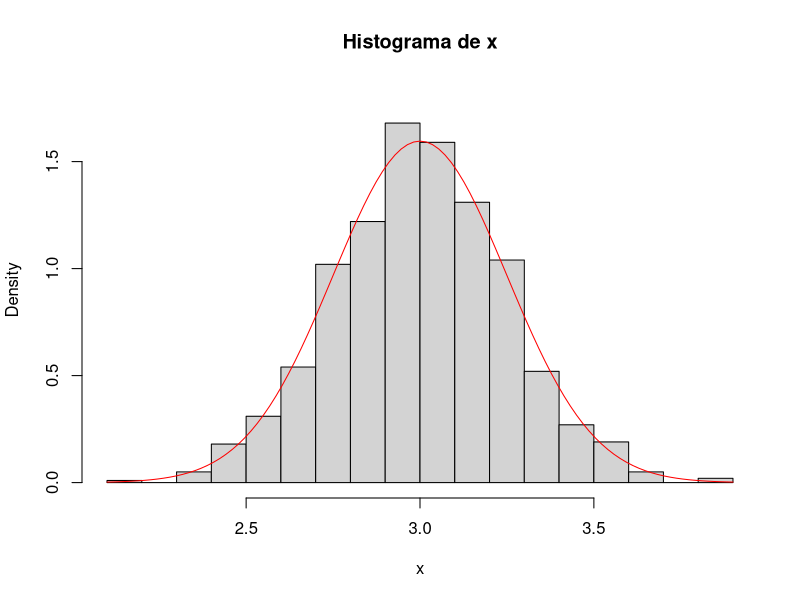
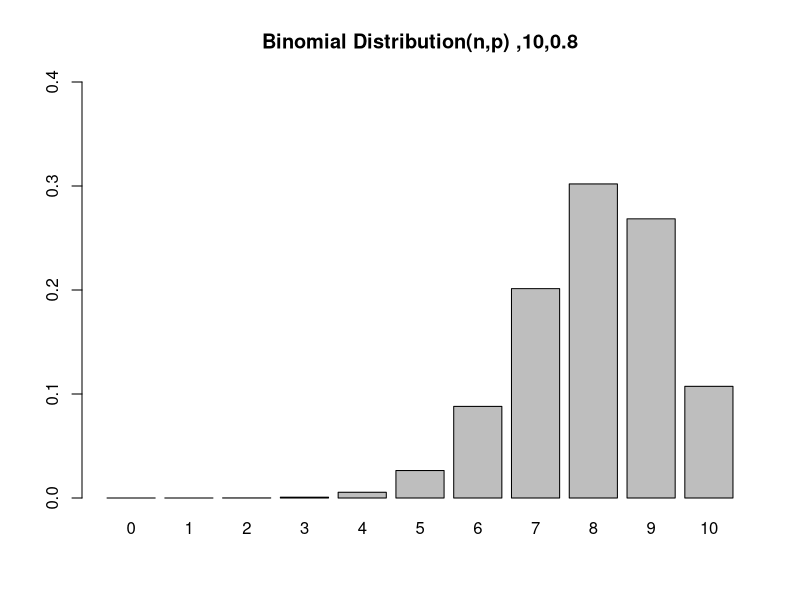

Reproduce these figures in R, in order.
# Lista de Exercícios e Solução

# Obs: Caso tenha problemas com a acentuação, consulte este link:
# https://support.rstudio.com/hc/en-us/articles/200532197-Character-Encoding

# Configurando o diretório de trabalho
# Coloque entre aspas o diretório de trabalho que você está usando no seu computador
# Não use diretórios com espaço no nome
setwd("C:/FCD/BigDataRAzure/Cap10")
getwd()


# Exercício 1 - Gere 1000 números de uma distribuição normal com média 3 e sd = .25 e grave no objeto chamado x.
?rnorm
x <- rnorm(1000, 3, .25)


# Exercício 2 - Crie o histograma dos dados gerados no item anterior e adicione uma camada com a curva da normal.
hist(x, prob=TRUE, ylim=c(0,1.80), breaks=20, main = "Histograma de x")
curve(dnorm(x, 3, 0.25), add=TRUE, col="red", lwd=1)


# Exercício 3 - Suponha que 80% dos adultos com alergias relatem alívio sintomático com uma medicação específica. 
# Se o medicamento é dado a 10 novos pacientes com alergias, qual é a probabilidade de que ele seja 
# eficaz em exatamente sete?
dbinom(7, 10, 0.8)

graph <- function(n,p){
  x <- dbinom(0:n,size=n,prob=p)
  barplot(x,ylim=c(0,0.4),names.arg=0:n,
          main=sprintf(paste('Binomial Distribution(n,p) ',n,p,sep=',')))
}
graph(10,0.8)



# Exercício 4 - Suponha que os resultados dos testes de um vestibular se ajustem a uma distribuição normal. 
# Além disso, a pontuação média do teste é de 72 e o desvio padrão é de 15,2. 
# Qual é a porcentagem de alunos que pontuaram 84 ou mais no exame?

# Aplicamos a função pnorm da distribuição normal com média 72 e desvio padrão 15.2. 
# Como estamos procurando a porcentagem de alunos com pontuação superior a 84, 
# estamos interessados na cauda superior da distribuição normal.
pnorm(84, mean=72, sd=15.2, lower.tail=FALSE) 


# Exercício 5 - Suponha que o tempo médio de check-out de um caixa de supermercado seja de três minutos. 
# Encontre a probabilidade de um check-out do cliente ser concluído pelo caixa em menos de dois minutos.

# A taxa de processamento de checkout é igual a uma dividida pelo tempo médio de conclusão da finalização. 
# Por isso, a taxa de processamento é de 1/3 de checkouts por minuto. 
# Em seguida, aplicamos a função pexp da distribuição exponencial com taxa = 1/3.
pexp(2, rate=1/3) 


# Exercício 6 - Selecione dez números aleatórios entre um e três.
# Aplicamos a função de geração runif da distribuição uniforme para gerar dez números aleatórios entre um e três.
runif(10, min=1, max=3) 


# Exercício 7 - Se houver 12 carros atravessando uma ponte por minuto, em média, 
# encontre a probabilidade de ter 15 ou mais carros cruzando a ponte em um determinado minuto.
# A probabilidade de ter 14 ou menos carros atravessando a ponte em um determinado minuto é dada pela função ppois.
?ppois
ppois(14, lambda=12)   # lower tail 

# Assim, a probabilidade de ter 15 ou mais carros cruzando a ponte em um minuto está na 
# cauda superior da função de densidade de probabilidade.
ppois(15, lambda=12, lower=FALSE)   # upper tail 


# Exercício 8 - Suponha que haja 12 questões de múltipla escolha em um questionário de inglês. 
# Cada questão tem cinco respostas possíveis e apenas uma delas está correta. 
# Encontre a probabilidade de ter quatro ou menos respostas corretas se um aluno tentar 
# responder a cada pergunta aleatoriamente.

# Como apenas uma das cinco respostas possíveis está correta, a probabilidade de responder corretamente 
# a uma pergunta aleatória é 1/5 = 0,2. Podemos encontrar a probabilidade de ter exatamente 4 respostas 
# corretas por tentativas aleatórias como segue.
dbinom(4, size=12, prob=0.2) 

# Para encontrar a probabilidade de ter quatro ou menos respostas corretas por tentativas aleatórias, 
# aplicamos a função dbinom com x = 0,…, 4.
dbinom(0, size=12, prob=0.2) + 
  dbinom(1, size=12, prob=0.2) + 
  dbinom(2, size=12, prob=0.2) + 
  dbinom(3, size=12, prob=0.2) + 
  dbinom(4, size=12, prob=0.2) 

# Ou então:
pbinom(4, size=12, prob=0.2) 